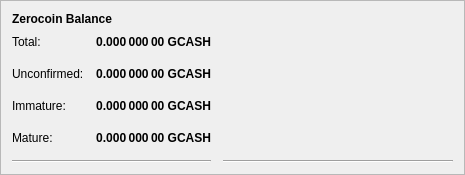
         <widget class="QFrame" name="frame_4" >
          <property name="geometry" >
           <rect>
            <x>0</x>
            <y>0</y>
            <width>465</width>
            <height>171</height>
           </rect>
          </property>
          <property name="frameShape" >
           <enum>QFrame::StyledPanel</enum>
          </property>
          <property name="frameShadow" >
           <enum>QFrame::Raised</enum>
          </property>
          <layout class="QVBoxLayout" name="verticalLayout_7" >
           <item>
            <layout class="QHBoxLayout" name="horizontalLayout_8" >
             <item>
              <widget class="QLabel" name="label_5z_3" >
               <property name="maximumSize" >
                <size>
                 <width>16777215</width>
                 <height>20</height>
                </size>
               </property>
               <property name="font" >
                <font>
                 <weight>75</weight>
                 <bold>true</bold>
                </font>
               </property>
               <property name="text" >
                <string>Zerocoin Balance</string>
               </property>
              </widget>
             </item>
            </layout>
           </item>
           <item>
            <layout class="QGridLayout" name="gridLayout_5" >
             <property name="spacing" >
              <number>12</number>
             </property>
             <item row="4" column="0" >
              <widget class="QLabel" name="labelzBalanceMatureText" >
               <property name="toolTip" >
                <string>Mature: more than 20 confirmation and more than 3 mints of the same denomination after it was minted.
These zgocash are spendable.</string>
               </property>
               <property name="styleSheet" >
                <string notr="true" >alternate-background-color: rgb(24, 24, 244);</string>
               </property>
               <property name="text" >
                <string>Mature:</string>
               </property>
              </widget>
             </item>
             <item row="5" column="0" colspan="2" >
              <widget class="Line" name="lineSpendableBalance_5" >
               <property name="orientation" >
                <enum>Qt::Horizontal</enum>
               </property>
              </widget>
             </item>
             <item row="1" column="1" >
              <widget class="QLabel" name="labelzBalance" >
               <property name="font" >
                <font>
                 <weight>75</weight>
                 <bold>true</bold>
                </font>
               </property>
               <property name="cursor" >
                <cursorShape>IBeamCursor</cursorShape>
               </property>
               <property name="toolTip" >
                <string>All available zgocash, unconfirmed and immature zgocash included.</string>
               </property>
               <property name="text" >
                <string>0.000 000 00 GCASH</string>
               </property>
               <property name="alignment" >
                <set>Qt::AlignRight|Qt::AlignTrailing|Qt::AlignVCenter</set>
               </property>
               <property name="textInteractionFlags" >
                <set>Qt::LinksAccessibleByMouse|Qt::TextSelectableByKeyboard|Qt::TextSelectableByMouse</set>
               </property>
              </widget>
             </item>
             <item row="5" column="2" >
              <widget class="Line" name="lineWatchBalance_5" >
               <property name="sizePolicy" >
                <sizepolicy vsizetype="Fixed" hsizetype="Preferred" >
                 <horstretch>0</horstretch>
                 <verstretch>0</verstretch>
                </sizepolicy>
               </property>
               <property name="minimumSize" >
                <size>
                 <width>140</width>
                 <height>0</height>
                </size>
               </property>
               <property name="orientation" >
                <enum>Qt::Horizontal</enum>
               </property>
              </widget>
             </item>
             <item row="1" column="0" >
              <widget class="QLabel" name="labelzBalanceText" >
               <property name="toolTip" >
                <string>All available zgocash, unconfirmed and immature zgocash included.</string>
               </property>
               <property name="styleSheet" >
                <string notr="true" >alternate-background-color: rgb(24, 24, 244);</string>
               </property>
               <property name="text" >
                <string>Total:</string>
               </property>
              </widget>
             </item>
             <item row="1" column="2" >
              <spacer name="horizontalSpacer_8" >
               <property name="orientation" >
                <enum>Qt::Horizontal</enum>
               </property>
               <property name="sizeHint" stdset="0" >
                <size>
                 <width>40</width>
                 <height>20</height>
                </size>
               </property>
              </spacer>
             </item>
             <item row="4" column="2" >
              <spacer name="horizontalSpacer_4" >
               <property name="orientation" >
                <enum>Qt::Horizontal</enum>
               </property>
               <property name="sizeHint" stdset="0" >
                <size>
                 <width>40</width>
                 <height>20</height>
                </size>
               </property>
              </spacer>
             </item>
             <item row="4" column="1" >
              <widget class="QLabel" name="labelzBalanceMature" >
               <property name="font" >
                <font>
                 <weight>75</weight>
                 <bold>true</bold>
                </font>
               </property>
               <property name="toolTip" >
                <string>Mature: more than 20 confirmation and more than 3 mints of the same denomination after it was minted.
These zgocash are spendable.</string>
               </property>
               <property name="text" >
                <string>0.000 000 00 GCASH</string>
               </property>
               <property name="alignment" >
                <set>Qt::AlignRight|Qt::AlignTrailing|Qt::AlignVCenter</set>
               </property>
              </widget>
             </item>
             <item row="2" column="0" >
              <widget class="QLabel" name="labelzBalanceUnconfirmedText" >
               <property name="toolTip" >
                <string>Unconfirmed: less than 20 confirmations
Immature: confirmed, but less than 3 mints of the same denomination after it was minted</string>
               </property>
               <property name="styleSheet" >
                <string notr="true" >alternate-background-color: rgb(24, 24, 244);</string>
               </property>
               <property name="text" >
                <string>Unconfirmed:</string>
               </property>
              </widget>
             </item>
             <item row="2" column="1" >
              <widget class="QLabel" name="labelzBalanceUnconfirmed" >
               <property name="font" >
                <font>
                 <weight>75</weight>
                 <bold>true</bold>
                </font>
               </property>
               <property name="toolTip" >
                <string>Unconfirmed: less than 20 confirmations
Immature: confirmed, but less than 3 mints of the same denomination after it was minted</string>
               </property>
               <property name="text" >
                <string>0.000 000 00 GCASH</string>
               </property>
               <property name="alignment" >
                <set>Qt::AlignRight|Qt::AlignTrailing|Qt::AlignVCenter</set>
               </property>
              </widget>
             </item>
             <item row="2" column="2" >
              <spacer name="horizontalSpacer_5" >
               <property name="orientation" >
                <enum>Qt::Horizontal</enum>
               </property>
               <property name="sizeHint" stdset="0" >
                <size>
                 <width>40</width>
                 <height>20</height>
                </size>
               </property>
              </spacer>
             </item>
             <item row="3" column="0" >
              <widget class="QLabel" name="labelzBalanceImmatureText" >
               <property name="toolTip" >
                <string>Unconfirmed: less than 20 confirmations
Immature: confirmed, but less than 3 mints of the same denomination after it was minted</string>
               </property>
               <property name="styleSheet" >
                <string notr="true" >alternate-background-color: rgb(24, 24, 244);</string>
               </property>
               <property name="text" >
                <string>Immature:</string>
               </property>
              </widget>
             </item>
             <item row="3" column="1" >
              <widget class="QLabel" name="labelzBalanceImmature" >
               <property name="font" >
                <font>
                 <weight>75</weight>
                 <bold>true</bold>
                </font>
               </property>
               <property name="toolTip" >
                <string>Unconfirmed: less than 20 confirmations
Immature: confirmed, but less than 3 mints of the same denomination after it was minted</string>
               </property>
               <property name="text" >
                <string>0.000 000 00 GCASH</string>
               </property>
               <property name="alignment" >
                <set>Qt::AlignRight|Qt::AlignTrailing|Qt::AlignVCenter</set>
               </property>
              </widget>
             </item>
             <item row="3" column="2" >
              <spacer name="horizontalSpacer_7" >
               <property name="orientation" >
                <enum>Qt::Horizontal</enum>
               </property>
               <property name="sizeHint" stdset="0" >
                <size>
                 <width>40</width>
                 <height>20</height>
                </size>
               </property>
              </spacer>
             </item>
            </layout>
           </item>
          </layout>
         </widget>
